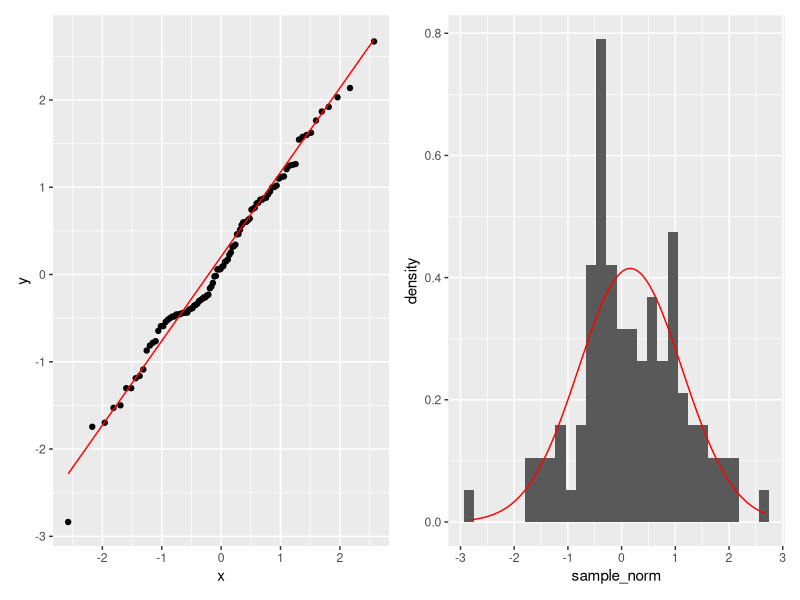
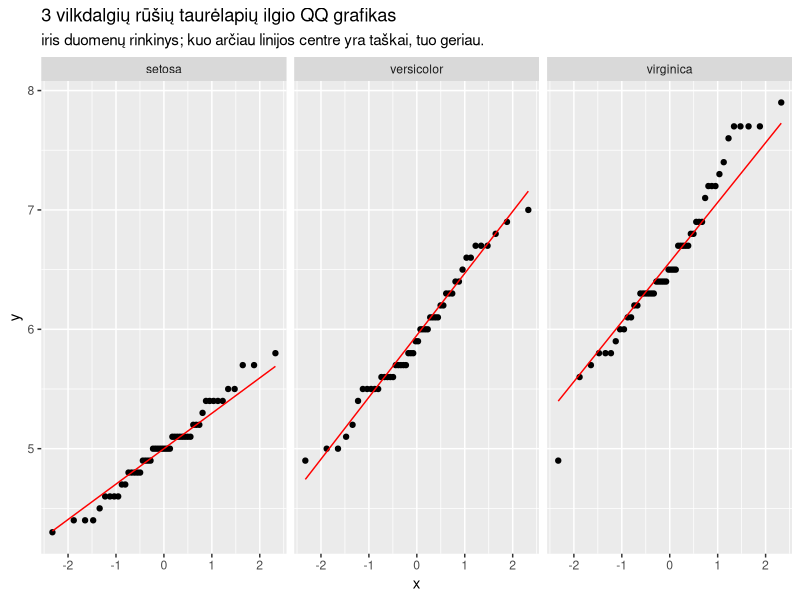
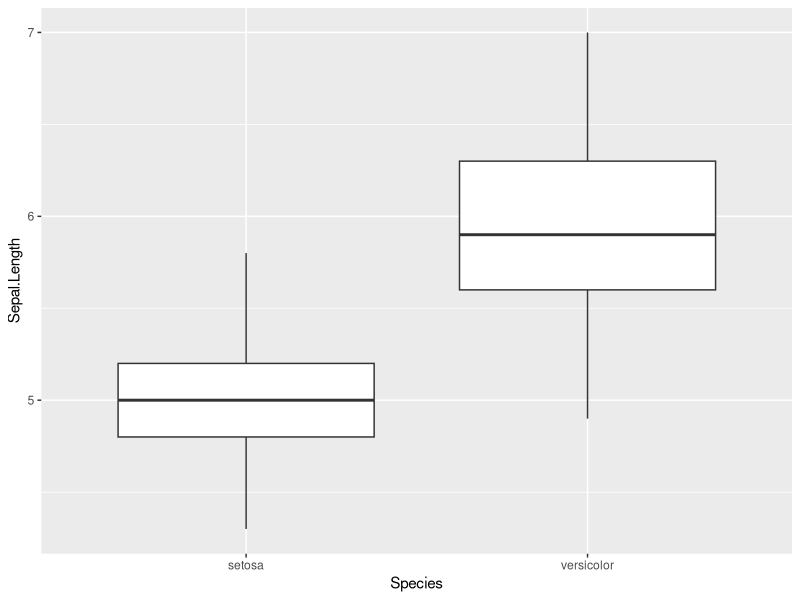

Here is the R script that generated these plots, in order:
## ---- chunk 1

library(ggplot2)
library(dplyr)
library(patchwork)

tmp_data <- data.frame(sample_norm = rnorm(100))

p1 <- ggplot(tmp_data, aes(sample = sample_norm)) + stat_qq() + stat_qq_line(color = "red")

p2 <- ggplot(tmp_data, aes(x = sample_norm)) + geom_histogram(aes(y = ..density..)) + stat_function(
		fun = dnorm, color = "red",
		args = with(tmp_data, c(mean = mean(sample_norm), sd = sd(sample_norm)))
	)

p1 + p2


## ---- chunk 2

ggplot(iris, aes(sample = Sepal.Length)) + stat_qq() + stat_qq_line(color = "red") + facet_wrap(~Species) + labs(title = "3 vilkdalgių rūšių taurėlapių ilgio QQ grafikas", subtitle = "iris duomenų rinkinys; kuo arčiau linijos centre yra taškai, tuo geriau.")
## ---- chunk 3

t.test(data = iris, Sepal.Length ~ Species, subset = Species %in% c("setosa","versicolor"))

## ---- chunk 4

library(dplyr)

iris %>% 
  filter(Species %in% c("setosa","versicolor")) %>% 
  ggplot(aes(x = Species, y = Sepal.Length)) + geom_boxplot()
